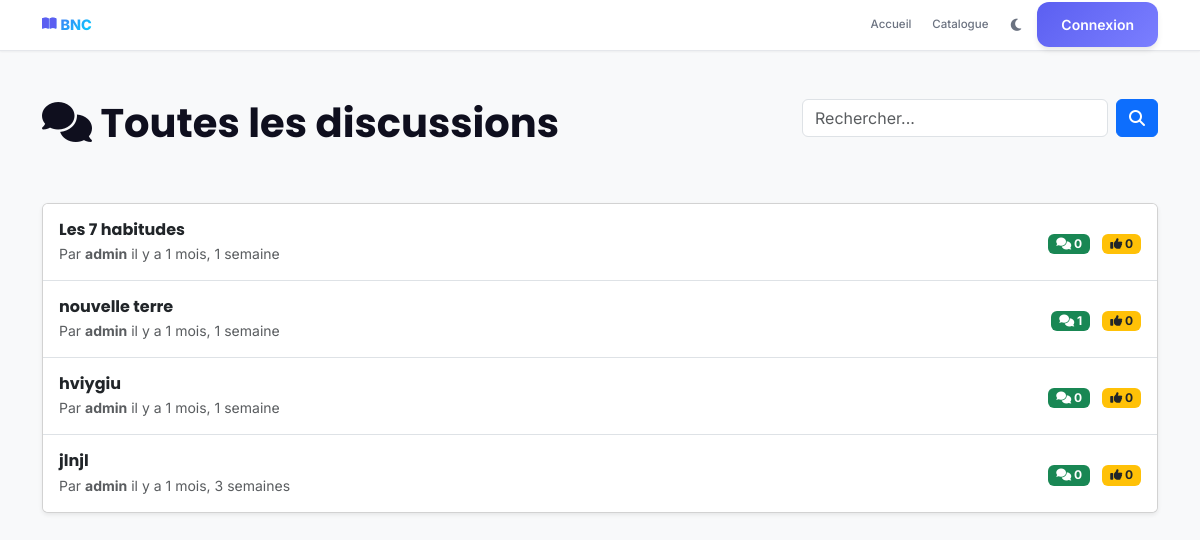
/fr/books/forum/discussions/, run on the app's committed database.
### catalogue/models.py (models this page shows, shortened)
class Discussion(models.Model):
    STATUS_CHOICES = [
        ("open", _("Ouvert")),
        ("closed", _("Fermé")),
        ("pinned", _("Épinglé")),
        ("archived", _("Archivé")),
    ]
    id = models.UUIDField(primary_key=True, default=uuid.uuid4, editable=False)
    category = models.ForeignKey(
        ForumCategory,
        on_delete=models.CASCADE,
        related_name="discussions",
        verbose_name=_("Catégorie")
    )
    author = models.ForeignKey(
        settings.AUTH_USER_MODEL,
        on_delete=models.CASCADE,
        related_name="forum_discussions",
        verbose_name=_("Auteur")
    )
    title = models.CharField(_("Titre"), max_length=200)
    content = models.TextField(_("Contenu"))
    status = models.CharField(
        _("Statut"),
        max_length=20,
        choices=STATUS_CHOICES,
        default="open"
    )
    views_count = models.IntegerField(_("Vues"), default=0)
    comments_count = models.IntegerField(_("Commentaires"), default=0)
    upvotes_count = models.IntegerField(_("Upvotes"), default=0)
    is_edited = models.BooleanField(_("Modifié"), default=False)
    last_comment_at = models.DateTimeField(_("Dernier commentaire"), null=True, blank=True)
    created_at = models.DateTimeField(_("Créé le"), auto_now_add=True)
    updated_at = models.DateTimeField(_("Mis à jour le"), auto_now=True)
    class Meta:
        verbose_name = _("Discussion")
        verbose_name_plural = _("Discussions")
        ordering = ["-created_at"]
        indexes = [
            models.Index(fields=["category", "-created_at"]),
            models.Index(fields=["author", "-created_at"]),
            models.Index(fields=["status", "-created_at"]),
        ]

### users/models.py (models this page shows, shortened)
class CustomUser(AbstractBaseUser, PermissionsMixin):
    SUPER_ADMIN = "super_admin"
    LIBRARY_ADMIN = "library_admin"
    READER = "reader"
    ROLE_CHOICES = [
        (SUPER_ADMIN, _("Super Administrateur")),
        (LIBRARY_ADMIN, _("Administrateur Bibliothèque")),
        (READER, _("Lecteur")),
    ]
    SUBSCRIPTION_ACTIVE = "active"
    SUBSCRIPTION_SUSPENDED = "suspended"
    SUBSCRIPTION_EXPIRED = "expired"
    SUBSCRIPTION_STATUS_CHOICES = [
        (SUBSCRIPTION_ACTIVE, _("Actif")),
        (SUBSCRIPTION_SUSPENDED, _("Suspendu")),
        (SUBSCRIPTION_EXPIRED, _("Expiré")),
    ]
    email = models.EmailField(_("Email"), unique=True, max_length=255, null=True, blank=True)
    username = models.CharField(_("Nom d'utilisateur"), max_length=150, unique=True)
    first_name = models.CharField(_("Prénom"), max_length=150, blank=True)
    last_name = models.CharField(_("Nom"), max_length=150, blank=True)
    role = models.CharField(
        _("Rôle"),
        max_length=20,
        choices=ROLE_CHOICES,
        default=READER
    )
    is_active = models.BooleanField(_("Actif"), default=True)
    is_staff = models.BooleanField(_("Staff"), default=False)
    date_of_birth = models.DateField(_("Date de naissance"), null=True, blank=True)
    avatar = models.ImageField(
        _("Avatar"),
        upload_to="users/avatars/%Y/%m/",
        null=True,
        blank=True
    )
    phone_regex = RegexValidator(
        regex=r'^\+?1?\d{9,15}$',
        message=_("Le numéro de téléphone doit être au format: +999999999")
    )
    phone = models.CharField(
        _("Téléphone"),
        validators=[phone_regex],
        max_length=20, # Augmenté pour sécurité + format international
        unique=True,   # CRITIQUE pour l'authentification par téléphone
        error_messages={
            'unique': _("Ce numéro de téléphone est déjà associé à un compte."),
        },
        null=True,     # Nullable pour les anciens comptes email-only
        blank=True
    )
    is_phone_verified = models.BooleanField(_("Téléphone vérifié"), default=False)
    otp_code = models.CharField(_("Code OTP"), max_length=6, null=True, blank=True)
    otp_created_at = models.DateTimeField(_("Date création OTP"), null=True, blank=True)
    otp_attempts = models.IntegerField(_("Tentatives OTP"), default=0)
    address = models.CharField(_("Adresse"), max_length=255, blank=True)
    city = models.CharField(_("Ville"), max_length=100, blank=True)
    country = models.CharField(_("Pays"), max_length=100, blank=True)
    subscription_status = models.CharField(
        _("Statut abonnement"),
        max_length=20,
        choices=SUBSCRIPTION_STATUS_CHOICES,
        default=SUBSCRIPTION_ACTIVE
    )
    subscription_end_date = models.DateTimeField(
        _("Fin d'abonnement"),
        null=True,
        blank=True
    )
    preferred_language = models.CharField(
        _("Langue préférée"),
        max_length=5,
        default='fr',
        choices=[
            ('fr', _('Français')),
            ('en', _('English')),
            ('ar', _('العربية')),
        ]
    )
    date_joined = models.DateTimeField(_("Date de création"), auto_now_add=True)
    updated_at = models.DateTimeField(_("Dernière modification"), auto_now=True)
    objects = CustomUserManager()
    USERNAME_FIELD = "email"
    REQUIRED_FIELDS = ["username"]
    class Meta:
        verbose_name = _("Utilisateur")
        verbose_name_plural = _("Utilisateurs")
        ordering = ["-date_joined"]
        indexes = [
            models.Index(fields=["email"]),
            models.Index(fields=["username"]),
            models.Index(fields=["role"]),
        ]

### catalogue/forum_views.py (the view)
# urls.py: path('forum/discussions/', forum_views.forum_threads_view, name='forum_threads'),
def forum_threads_view(request):
    query = request.GET.get('q', '')
    sort = request.GET.get('sort', '-created_at')
    page = request.GET.get('page', 1)
    discussions = Discussion.objects.all()
    if query:
        discussions = discussions.filter(
            Q(title__icontains=query) |
            Q(content__icontains=query) |
            Q(author__username__icontains=query)
        )
    discussions = discussions.order_by(sort)
    paginator = Paginator(discussions, 20)
    page_obj = paginator.get_page(page)
    context = {
        'page_obj': page_obj,
        'discussions': page_obj.object_list,
        'query': query,
        'sort': sort,
        'total_count': discussions.count(),
    }
    return render(request, 'catalogue/threads_list.html', context)

### catalogue/context_processors.py (called while the page is built)
def site_configuration(request):
    return {
        'site_config': SiteConfiguration.load()
    }

def featured_books(request):
    try:
        books = Book.objects.annotate(
            popularity_score = (
                Coalesce(F('reads_count'), 0) * 0.3 +
                Coalesce(F('downloads_count'), 0) * 0.4 +
                (Coalesce(F('rating'), 0) * 30)
            )
        ).filter(is_published=True).order_by('-popularity_score', '-created_at')[:8]
    except Exception:
        books = Book.objects.filter(is_published=True).order_by('-created_at')[:8]
    return {'featured_books': books}

def site_categories(request):
    try:
        categories = Category.objects.all()[:10]
    except Exception:
        categories = []
    return {'site_categories': categories}

### catalogue/models.py (called while the page is built)
    @classmethod
    def load(cls):
        obj, created = cls.objects.get_or_create(pk=1)
        return obj

### config/pwa_config.py (called while the page is built)
    def __call__(self, request):
        response = self.get_response(request)
        response['Service-Worker-Allowed'] = '/'
        if request.path.startswith('/static/'):
            response['Cache-Control'] = f'public, max-age={PWAConfig.CACHE_MAX_AGE["static"]}'
        elif request.path.startswith('/media/'):
            response['Cache-Control'] = f'public, max-age={PWAConfig.CACHE_MAX_AGE["images"]}'
        elif request.path.startswith('/api/'):
            response['Cache-Control'] = f'public, max-age={PWAConfig.CACHE_MAX_AGE["api"]}'
        return response

### templates/catalogue/threads_list.html (shortened to what this page needs)
{% extends "base.html" %}
{% load i18n %}
{% block content %}
<div class="container mt-5">
    <div class="row mb-5">
        <div class="col-md-8">
            <h1><i class="fas fa-comments"></i> Toutes les discussions</h1>
        </div>
        <div class="col-md-4">
            <form class="d-flex" method="get">
                <input class="form-control" type="search" name="q" placeholder="Rechercher..." value="{{ query }}">
                <button class="btn btn-primary ms-2" type="submit"><i class="fas fa-search"></i></button>
            </form>
        </div>
    </div>
    {% if discussions %}
    <div class="card shadow-sm">
        <div class="list-group list-group-flush">
            {% for discussion in discussions %}
            <a href="{% url 'catalogue:forum_thread_detail' discussion.id %}" class="list-group-item list-group-item-action p-3">
                <div class="row align-items-center">
                    <div class="col-md-8">
                        <h6 class="mb-1">{{ discussion.title }}</h6>
                        <p class="text-muted small mb-0">
                            Par <strong>{{ discussion.author.username }}</strong>
                            {% if discussion.created_at %}
                            il y a {{ discussion.created_at|timesince }}
                            {% endif %}
                        </p>
                    </div>
                    <div class="col-md-4 text-end">
                        <span class="badge bg-success me-2"><i class="fas fa-comments"></i> {{ discussion.comments_count }}</span>
                        <span class="badge bg-warning text-dark"><i class="fas fa-thumbs-up"></i> {{ discussion.upvotes_count }}</span>
                    </div>
                </div>
            </a>
            {% endfor %}
        </div>
    </div>
    {% else %}
    <div class="alert alert-info" role="alert">
        <i class="fas fa-info-circle"></i> Aucune discussion trouvée.
    </div>
    {% endif %}
</div>
{% endblock %}

### templates/base.html (style rules this page uses)
:root { --primary: #5B5FF1; --primary-dark: #4338CA; --secondary: #00D4FF; --secondary-dark: #009BC8; --accent: #FF6B6B; --success: #10B981; --warning: #F59E0B; --danger: #EF4444; --light: #F8F9FA; --light-alt: #FFFFFF; --dark: #0F0F1E; --dark-alt: #1A1A2E; --border: #E5E7EB; --text-light: #6B7280; --radius-sm: 8px; --radius-md: 12px; --radius-lg: 16px; --radius-xl: 24px; --shadow-sm: 0 1px 2px 0 rgba(0, 0, 0, 0.05); --shadow-md: 0 4px 6px -1px rgba(0, 0, 0, 0.1); --shadow-lg: 0 10px 15px -3px rgba(0, 0, 0, 0.1); --shadow-xl: 0 20px 25px -5px rgba(0, 0, 0, 0.1); }
* { font-family: 'Inter', sans-serif; }
h1, h2, h3, h4, h5, h6 { font-family: 'Poppins', sans-serif; font-weight: 700; }
body { background-color: var(--light); color: var(--dark); transition: background-color 0.3s ease; padding-bottom: 42px; }

### data on the page
Discussion: title "Les 7 habitudes", author.username "admin", created_at "1 mois, 1 semaine", comments_count "0", upvotes_count "0"
Discussion: title "nouvelle terre", author.username "admin", created_at "1 mois, 1 semaine", comments_count "1", upvotes_count "0"
Discussion: title "hviygiu", author.username "admin", created_at "1 mois, 1 semaine", comments_count "0", upvotes_count "0"
Discussion: title "jlnjl", author.username "admin", created_at "1 mois, 3 semaines", comments_count "0", upvotes_count "0"
